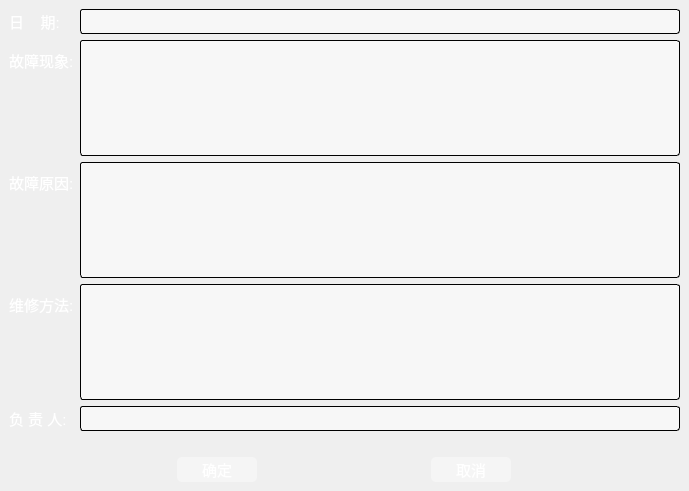
<?xml version="1.0" encoding="UTF-8"?>
<ui version="4.0">
 <class>MainWindow6</class>
 <widget class="QMainWindow" name="MainWindow6">
  <property name="geometry">
   <rect>
    <x>0</x>
    <y>0</y>
    <width>689</width>
    <height>491</height>
   </rect>
  </property>
  <property name="windowTitle">
   <string>MainWindow</string>
  </property>
  <property name="styleSheet">
   <string notr="true">#centralwidget{
border-image: url(:/新前缀/img/bg.jpg);
}
QLabel{
color:#ffffff;
}
QPushButton{
padding:2px 2px 2px 2px;
background-color: rgba(255,255,255,100);
border-style:none;
border-radius: 5px;
color:#ffffff;
}

QPushButton:hover{
padding:2px 2px 2px 2px;
background-color: rgba(220, 220, 220,200);
border-radius: 5px;
}

QPushButton:pressed {
	padding:2px 2px 2px 2px;
    /* 改变背景色 */  
    background-color:rgba(180, 180, 180,100);  
    /* 改变边框风格 */  
    border-style:inset;  
    /* 使文字有一点移动 */
    padding-left:1px;
    padding-top:1px;
	border-radius: 5px;
}

QLineEdit{
background-color: rgba(255, 255, 255,120);
border: 1px solid #000000;
border-radius:3px;
color:#ffffff;
padding-left: 5px;
}
QLineEdit:hover
{
	border:1px solid rgba(31,156,220) ;
}

QTextEdit{
padding:2px 2px 2px 2px;
background-color: rgba(255, 255, 255,120);
border: 1px solid #000000;
border-radius:3px;
color:#ffffff;
}
QTextEdit:hover
{
	border:1px solid rgba(31,156,220) ;
}
</string>
  </property>
  <widget class="QWidget" name="centralwidget">
   <layout class="QVBoxLayout" name="verticalLayout">
    <item>
     <layout class="QFormLayout" name="formLayout">
      <item row="0" column="0">
       <widget class="QLabel" name="label">
        <property name="font">
         <font>
          <pointsize>11</pointsize>
         </font>
        </property>
        <property name="text">
         <string>日    期:</string>
        </property>
       </widget>
      </item>
      <item row="0" column="1">
       <widget class="QLineEdit" name="LE61">
        <property name="sizePolicy">
         <sizepolicy hsizetype="Expanding" vsizetype="Maximum">
          <horstretch>0</horstretch>
          <verstretch>0</verstretch>
         </sizepolicy>
        </property>
        <property name="minimumSize">
         <size>
          <width>0</width>
          <height>25</height>
         </size>
        </property>
        <property name="maximumSize">
         <size>
          <width>16777215</width>
          <height>25</height>
         </size>
        </property>
        <property name="font">
         <font>
          <pointsize>11</pointsize>
         </font>
        </property>
       </widget>
      </item>
      <item row="1" column="0">
       <widget class="QLabel" name="label_2">
        <property name="font">
         <font>
          <pointsize>11</pointsize>
         </font>
        </property>
        <property name="text">
         <string>故障现象:</string>
        </property>
       </widget>
      </item>
      <item row="2" column="0">
       <widget class="QLabel" name="label_3">
        <property name="font">
         <font>
          <pointsize>11</pointsize>
         </font>
        </property>
        <property name="text">
         <string>故障原因:</string>
        </property>
       </widget>
      </item>
      <item row="4" column="0">
       <widget class="QLabel" name="label_4">
        <property name="font">
         <font>
          <pointsize>11</pointsize>
         </font>
        </property>
        <property name="text">
         <string>负 责 人:</string>
        </property>
       </widget>
      </item>
      <item row="1" column="1">
       <widget class="QTextEdit" name="TE61">
        <property name="font">
         <font>
          <pointsize>11</pointsize>
         </font>
        </property>
       </widget>
      </item>
      <item row="2" column="1">
       <widget class="QTextEdit" name="TE62">
        <property name="font">
         <font>
          <pointsize>11</pointsize>
         </font>
        </property>
       </widget>
      </item>
      <item row="4" column="1">
       <widget class="QLineEdit" name="LE62">
        <property name="minimumSize">
         <size>
          <width>0</width>
          <height>25</height>
         </size>
        </property>
        <property name="maximumSize">
         <size>
          <width>16777215</width>
          <height>25</height>
         </size>
        </property>
        <property name="font">
         <font>
          <pointsize>11</pointsize>
         </font>
        </property>
       </widget>
      </item>
      <item row="3" column="0">
       <widget class="QLabel" name="label_5">
        <property name="font">
         <font>
          <pointsize>11</pointsize>
         </font>
        </property>
        <property name="text">
         <string>维修方法:</string>
        </property>
       </widget>
      </item>
      <item row="3" column="1">
       <widget class="QTextEdit" name="TE63">
        <property name="font">
         <font>
          <pointsize>11</pointsize>
         </font>
        </property>
       </widget>
      </item>
     </layout>
    </item>
    <item>
     <widget class="QLabel" name="lb6tip">
      <property name="text">
       <string/>
      </property>
     </widget>
    </item>
    <item>
     <layout class="QHBoxLayout" name="horizontalLayout">
      <item>
       <widget class="QPushButton" name="PB6qd">
        <property name="sizePolicy">
         <sizepolicy hsizetype="Maximum" vsizetype="Fixed">
          <horstretch>0</horstretch>
          <verstretch>0</verstretch>
         </sizepolicy>
        </property>
        <property name="minimumSize">
         <size>
          <width>80</width>
          <height>25</height>
         </size>
        </property>
        <property name="maximumSize">
         <size>
          <width>80</width>
          <height>25</height>
         </size>
        </property>
        <property name="font">
         <font>
          <pointsize>11</pointsize>
         </font>
        </property>
        <property name="text">
         <string>确定</string>
        </property>
       </widget>
      </item>
      <item>
       <widget class="QPushButton" name="PB6qx">
        <property name="sizePolicy">
         <sizepolicy hsizetype="Maximum" vsizetype="Fixed">
          <horstretch>0</horstretch>
          <verstretch>0</verstretch>
         </sizepolicy>
        </property>
        <property name="minimumSize">
         <size>
          <width>80</width>
          <height>25</height>
         </size>
        </property>
        <property name="maximumSize">
         <size>
          <width>80</width>
          <height>25</height>
         </size>
        </property>
        <property name="font">
         <font>
          <pointsize>11</pointsize>
         </font>
        </property>
        <property name="text">
         <string>取消</string>
        </property>
       </widget>
      </item>
     </layout>
    </item>
   </layout>
  </widget>
 </widget>
 <resources>
  <include location="img.qrc"/>
 </resources>
 <connections>
  <connection>
   <sender>PB6qx</sender>
   <signal>clicked()</signal>
   <receiver>MainWindow6</receiver>
   <slot>close()</slot>
   <hints>
    <hint type="sourcelabel">
     <x>467</x>
     <y>447</y>
    </hint>
    <hint type="destinationlabel">
     <x>616</x>
     <y>456</y>
    </hint>
   </hints>
  </connection>
 </connections>
</ui>
